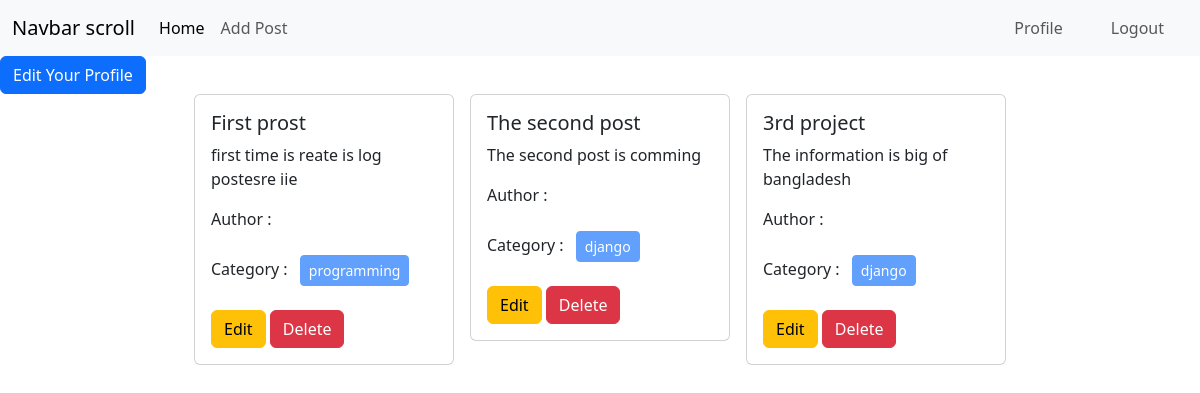
The app's page /author/profile/ (signed in) with its own data.
### posts/models.py (models this page shows, shortened)
class Post(models.Model):
    title = models.CharField(max_length=50)
    content = models.TextField()
    category = models.ManyToManyField(Category)
    author = models.ForeignKey(User, on_delete=models.CASCADE)

### categories/models.py (models this page shows, shortened)
class Category(models.Model):
    name = models.CharField(max_length=100)
    slug = models.SlugField(max_length=100, null = True, unique=True, blank=True)

### author/views.py (the view)
# urls.py: path('profile/', views.profile, name='profile'),
@login_required
def profile(request):
     data = Post.objects.filter(author = request.user)
     return render(request, 'profile.html', {'data' : data})

### author/templates/profile.html
{% extends "base.html" %}
{% load crispy_forms_tags %}
{% block content %}
<div>
    <a class="btn btn-primary" href="{% url 'edit_profile' %}">Edit Your Profile </a>
</div>
<div class="d-flex flex-wrap justify-content-center px-5">
    {% for post in data %}
    <div class="col-sm-3 mb-3 mb-sm-0">
        <div class="card mx-2">
          <div class="card-body">
            <h5 class="card-title">{{post.title}}</h5>
            <p class="card-text">{{ post.content }}</p>
            <p>Author : {{post.author.first_name}} {{post.author.last_name}}</p>
            <p>Category :
                {% for cat in post.category.all %}
                <button class="btn btn-primary btn-sm m-2" disabled > {{ cat.name }}</button>
                {% endfor %}
            </p>
            <a href="{% url 'edit_post' post.id %}"  class=" btn btn-warning">Edit </a>
            <a href="{% url 'delete_post' post.id %}" class="btn btn-danger">Delete</a>
          </div>
        </div>
      </div>
    {% endfor %}
  </div>
{% endblock %}

### records on screen
Post: title "First prost", content "first time is reate is log postesre iie"
Category: name "programming"
Post: title "The second post", content "The second post is comming"
Category: name "django"
Post: title "3rd project", content "The information is big of bangladesh"
